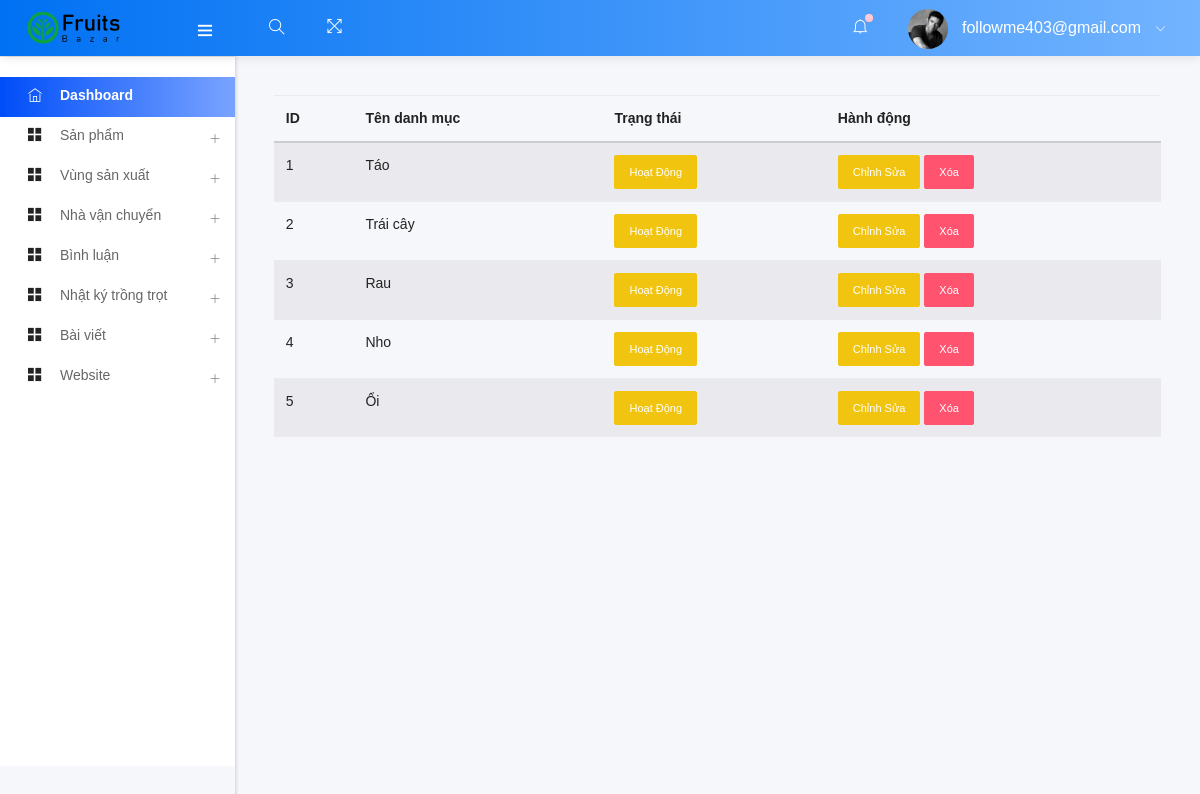
The app's page /nongdan/manage_cata.php (signed in) with its own data.
### tables this page shows
CREATE TABLE `danhmuc` (
  `id_dm` int(11) NOT NULL,
  `tendanhmuc` varchar(100) NOT NULL,
  `trangthai` enum('hoatdong','khonghoatdong','','') NOT NULL DEFAULT 'hoatdong',
  `ngaytao` timestamp NOT NULL DEFAULT CURRENT_TIMESTAMP
);

### nongdan/manage_cata.php (called while the page is built, shortened)
<?php
    include ("template.php");
?>

### nongdan/class/adminback.php (called while the page is built, shortened)
<?php
class  adminback
{
    private $connection;
    function __construct()
    {
        $dbhost = "localhost";
        $dbuser = "tien123";
        $dbpass = "123456";
        $dbname = "nongsanquenha";
        $this->connection = mysqli_connect($dbhost, $dbuser, $dbpass, $dbname);
        mysqli_set_charset($this->connection, 'UTF8');
    }
    function display_catagory()
    {
        $query = "SELECT * FROM `danhmuc`";
        if (mysqli_query($this->connection, $query)) {
            $ctg_info = mysqli_query($this->connection, $query);
            return $ctg_info;
        }
    }
}

### nongdan/views/manage_cata_view.php (the view, shortened to what this page needs)
<?php
    $catagories = $obj-> display_catagory();
?>
<div >
    <table class="table table-striped">
        <thead>
            <tr>
                <th>ID</th>
                <th>Tên danh mục</th>
                <th>Trạng thái</th>
                <th>Hành động</th>
            </tr>
        </thead>
        <tbody>
        <?php
            $dem = 1;
            while($ctg = mysqli_fetch_assoc($catagories)){ ?>
                <tr>
                    <td><?php echo $dem ?></td>
                    <td><?php echo $ctg['tendanhmuc'] ?></td>
                    <td>
                        <?php
                        if($ctg['trangthai'] == 'khonghoatdong') {
                        ?>
                            <a href="#" class="btn btn-sm btn-success" onclick="updateStatus(<?php echo $ctg['id_dm'] ?>, 'hoatdong')">Không hoạt động</a>
                        <?php
                        } else {
                        ?>
                            <a href="#" class="btn btn-sm btn-warning" onclick="updateStatus(<?php echo $ctg['id_dm'] ?>, 'khonghoatdong')">Hoạt động</a>
                        <?php
                        }
                        ?>
                    </td>
                    <td>
                        <a href="edit_cata.php?trangthai=edit&&id=<?php echo $ctg['id_dm'] ?>" class="btn btn-sm btn-warning">Chỉnh sửa</a>
                        <a href="?trangthai=delete&&id=<?php echo $ctg['id_dm'] ?>" class="btn btn-sm btn-danger">Xóa</a>
                    </td>
                </tr>
            <?php
                $dem++;
            }
            ?>
        </tbody>
    </table>
</div>

### records on screen
danhmuc: tendanhmuc "Táo"
danhmuc: tendanhmuc "Trái cây"
danhmuc: tendanhmuc "Rau"
danhmuc: tendanhmuc "Nho"
danhmuc: tendanhmuc "Ổi"

### other values on screen
$nongdan_email "followme403@gmail.com"
